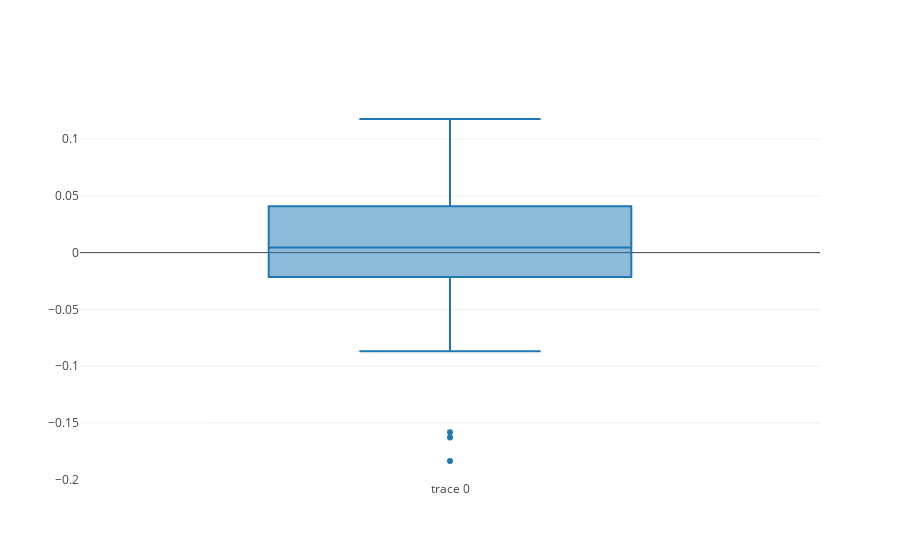

Write notebook code for a chart like this one.
### Markdown cell above
## BOX PLOT FOR REGRESSION ##

### Code cell
trace1 = go.Box(
    y = (reg.predict(X_test) - Y_test)
)
data = [trace1]
plot.iplot(data)
